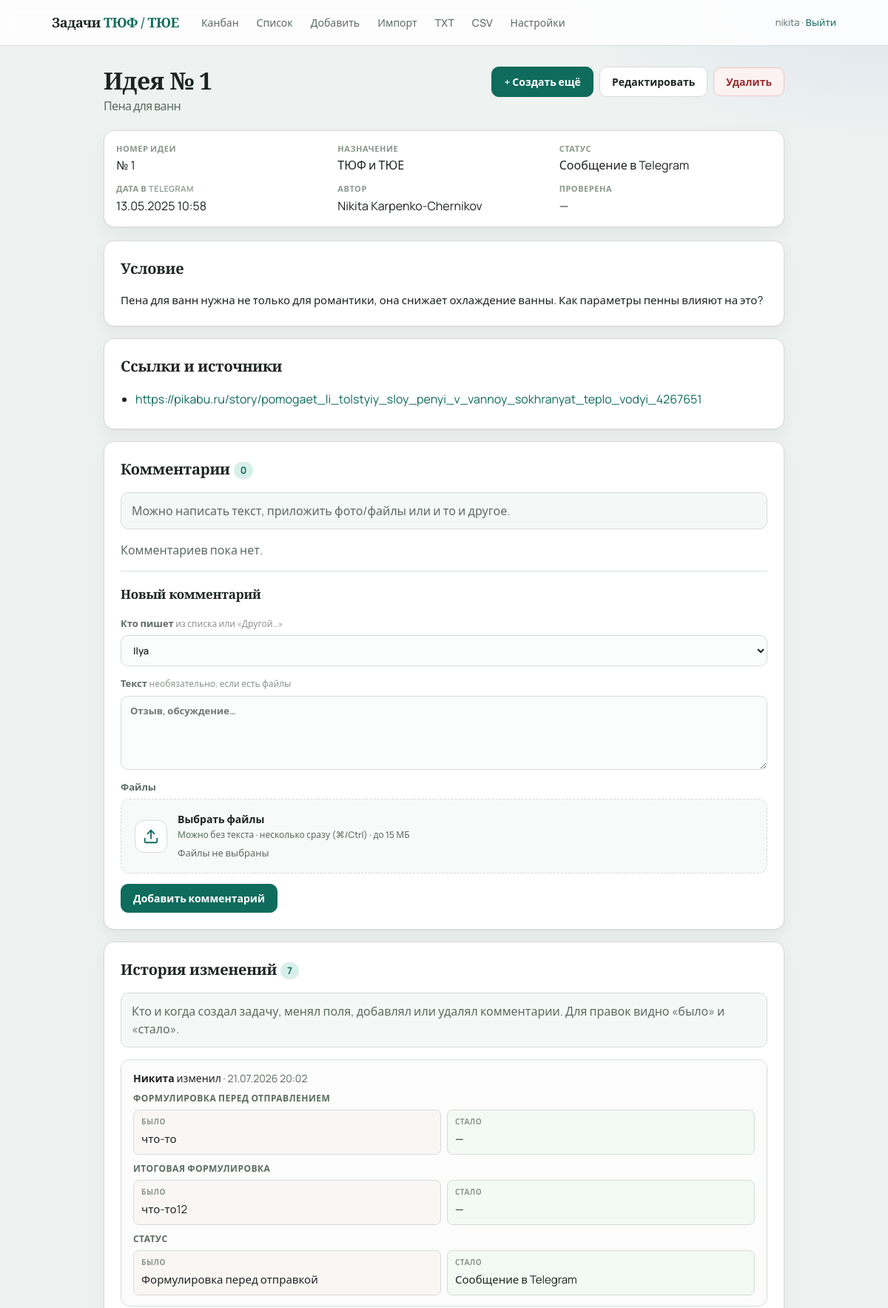
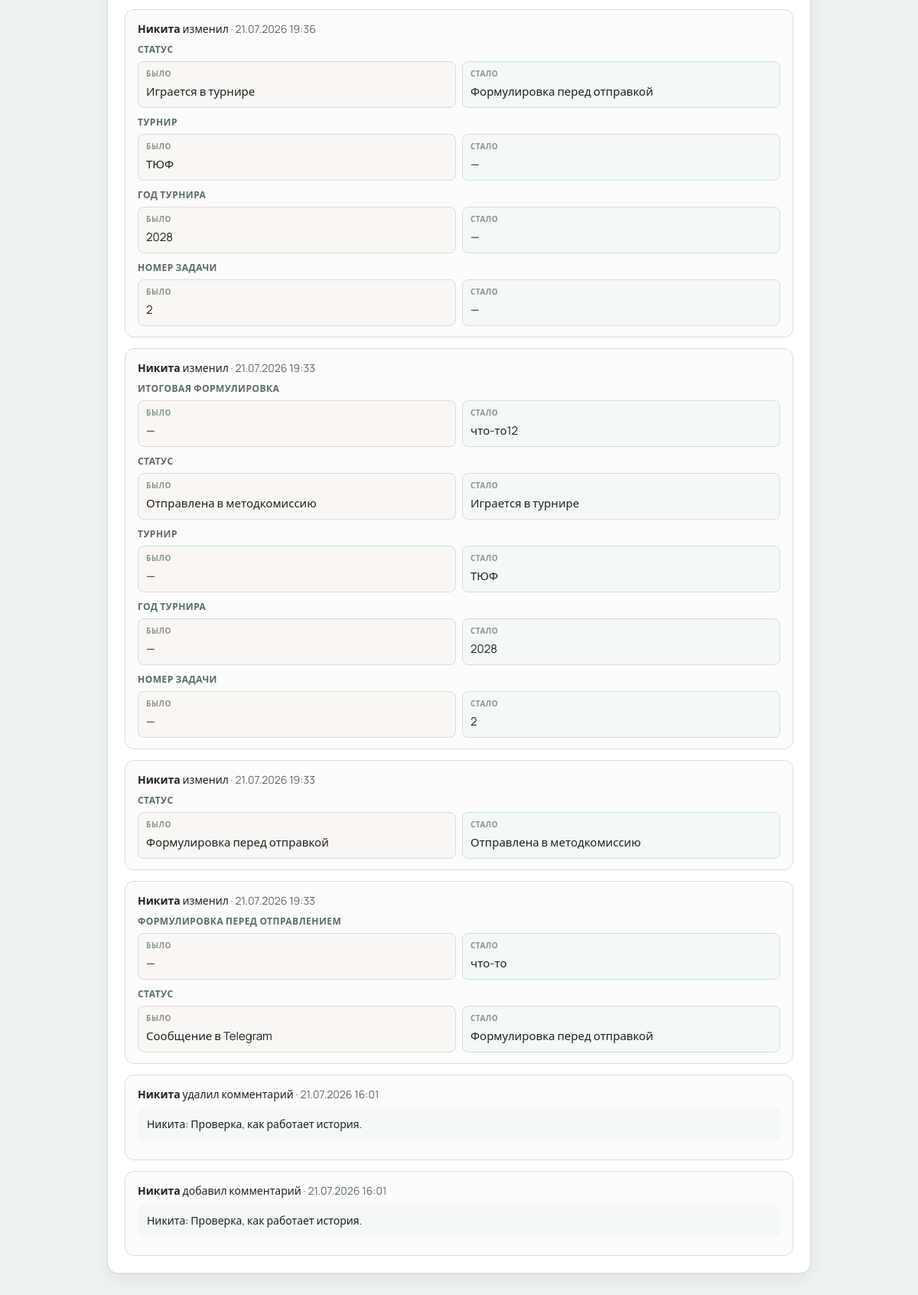
Page /tasks/1 (signed in) on the committed database (2 pictures, top to bottom).
### app/models.py (models this page shows)
class Task(Base):
    __tablename__ = "tasks"
    id = Column(Integer, primary_key=True, autoincrement=True)
    idea_number = Column(Integer, nullable=True, index=True)
    title = Column(String(500), nullable=True)
    condition = Column(Text, nullable=True)
    formulirovka = Column(Text, nullable=True)
    itogovaya_formulirovka = Column(Text, nullable=True)
    author = Column(String(100), nullable=True)
    naznachenie = Column(String(50), nullable=True)
    status = Column(String(50), default="tg", index=True)
    proverena = Column(String(20), nullable=True)
    archived = Column(Boolean, default=False, nullable=False)
    video_url = Column(String(1000), nullable=True)
    tags = Column(String(500), nullable=True)
    sources = Column(Text, nullable=True)
    telegram_url = Column(String(1000), nullable=True)
    telegram_datetime = Column(DateTime, nullable=False)
    answer_options = Column(Text, nullable=True)
    turnir = Column(String(20), nullable=True)
    turnir_year = Column(Integer, nullable=True)
    task_number = Column(Integer, nullable=True)
    etap_kk = Column(String(20), nullable=True)
    created_at = Column(DateTime, default=datetime.utcnow)
    updated_at = Column(DateTime, default=datetime.utcnow, onupdate=datetime.utcnow)
    comments = relationship(
        "Comment", back_populates="task", cascade="all, delete-orphan", order_by="Comment.created_at"
    )
    history = relationship(
        "TaskHistory",
        back_populates="task",
        cascade="all, delete-orphan",
        order_by="TaskHistory.created_at.desc()",
    )
    attachments = relationship(
        "Attachment",
        back_populates="task",
        cascade="all, delete-orphan",
        order_by="Attachment.created_at",
    )

class TaskHistory(Base):
    __tablename__ = "task_history"
    id = Column(Integer, primary_key=True, autoincrement=True)
    task_id = Column(Integer, ForeignKey("tasks.id", ondelete="CASCADE"), index=True, nullable=False)
    user = Column(String(100), nullable=False)
    action = Column(String(50), nullable=False)
    summary = Column(Text, nullable=True)
    changes_json = Column(Text, nullable=True)
    created_at = Column(DateTime, default=datetime.utcnow, index=True)
    task = relationship("Task", back_populates="history")

### app/routes.py (the view)
@router.get("/tasks/{task_id}", response_class=HTMLResponse)
def task_detail(
    request: Request,
    task_id: int,
    db: Session = Depends(get_db),
    created: str = Query(None),
):
    user = login_required(request)
    if not user:
        return RedirectResponse("/login", status_code=303)
    task = db.query(Task).options(
        joinedload(Task.comments).joinedload(Comment.attachments),
        joinedload(Task.attachments),
        joinedload(Task.history),
    ).filter(Task.id == task_id).first()
    if not task:
        raise HTTPException(status_code=404, detail="Задача не найдена")
    history = []
    for entry in sorted(task.history, key=lambda e: e.created_at or datetime.min, reverse=True):
        history.append({
            "entry": entry,
            "action_label": action_label(entry.action),
            "changes": parse_changes(entry),
        })
    task_files = [a for a in task.attachments if a.comment_id is None]
    attach_idea_occurrences(db, [task])
    return templates.TemplateResponse(
        request,
        "detail.html",
        {
            "user": user,
            "task": task,
            "task_files": task_files,
            "just_created": created == "1",
            "naznachenie_labels": NAZNACHENIE_LABELS,
            "status_labels": STATUS_LABELS,
            "proverena_labels": PROVERENA_LABELS,
            "format_igraetsya": format_igraetsya,
            "format_idea_label": format_idea_label,
            "format_idea_title": format_idea_title,
            "authors": _author_suggestions(db),
            "default_comment_author": DEFAULT_COMMENT_AUTHOR,
            "history": history,
        },
    )

### app/templates/detail.html (shortened to what this page needs)
{% extends "base.html" %}
{% from "macros.html" import file_picker, attachment_list, author_field with context %}
{% block content %}
<div class="page-header">
  <h1>
    {{ format_idea_title(task) }}
    {% if task.title %}<span class="subtitle">{{ task.title }}</span>{% endif %}
  </h1>
  <div class="actions-inline">
    <a href="/new" class="btn primary">+ Создать ещё</a>
    <a href="/tasks/{{ task.id }}/edit" class="btn secondary">Редактировать</a>
    <form method="post" action="/tasks/{{ task.id }}/delete" onsubmit="return confirm('Удалить задачу?')">
      <button type="submit" class="btn danger">Удалить</button>
    </form>
  </div>
</div>
<div class="meta-grid">
  <div><span class="label">Номер идеи</span>{{ format_idea_label(task) }}</div>
  <div><span class="label">Назначение</span>{{ naznachenie_labels.get(task.naznachenie or '', '—') }}</div>
  <div><span class="label">Статус</span>{{ status_labels.get(task.status, task.status) }}</div>
  <div><span class="label">Дата в Telegram</span>{{ task.telegram_datetime.strftime('%d.%m.%Y %H:%M') }}</div>
  <div><span class="label">Автор</span>{{ task.author or '—' }}</div>
  <div><span class="label">Проверена</span>{{ proverena_labels.get(task.proverena or '', '—') }}</div>
  {% set ig = format_igraetsya(task) %}
</div>
<section class="card">
  <h2>Условие</h2>
  <div class="pre-wrap">{{ task.condition or '—' }}</div>
</section>
<section class="card">
  <h2>Ссылки и источники</h2>
  {% if task.sources %}
  <ul class="links">
    {% for src in task.sources.splitlines() %}
    {% if src.strip() %}
    <li><a href="{{ src.strip() }}" target="_blank" rel="noopener">{{ src.strip() }}</a></li>
    {% endif %}
    {% endfor %}
  </ul>
  {% else %}
  <p class="muted">Пока нет. Добавьте через «Редактировать».</p>
  {% endif %}
</section>
<section class="card" id="comments">
  <h2>Комментарии <span class="count-pill">{{ task.comments|length }}</span></h2>
  <p class="muted help-box">
    Можно написать текст, приложить фото/файлы или и то и другое.
  </p>
  {% if task.comments %}
  <div class="comments">
    {% for c in task.comments %}
    <div class="comment">
      <div class="comment-meta">
        <strong>{{ c.author }}</strong>
        · {{ c.created_at.strftime('%d.%m.%Y %H:%M') }}
        <form method="post" action="/tasks/{{ task.id }}/comments/{{ c.id }}/delete" class="comment-delete"
              onsubmit="return confirm('Удалить этот комментарий?')">
          <button type="submit" class="btn btn-sm danger">Удалить</button>
        </form>
      </div>
      {% if c.text %}
      <div class="comment-text">{{ c.text }}</div>
      {% elif c.attachments %}
      <div class="comment-text muted">Без текста · только вложение</div>
      {% endif %}
      {{ attachment_list(c.attachments, compact=true) }}
    </div>
    {% endfor %}
  </div>
  {% else %}
  <p class="muted">Комментариев пока нет.</p>
  {% endif %}
  <form method="post" action="/tasks/{{ task.id }}/comments" class="comment-form" enctype="multipart/form-data">
    <h3>Новый комментарий</h3>
    <label>Кто пишет
      <span class="hint">из списка или «Другой…»</span>
      {{ author_field('author', default_comment_author, 'Имя нового автора', true) }}
    </label>
    <label>Текст
      <span class="hint">необязательно, если есть файлы</span>
      <textarea name="text" rows="4" placeholder="Отзыв, обсуждение…"></textarea>
    </label>
    <div class="field-block">
      <div class="field-label">Файлы</div>
      {{ file_picker('comment_files', 'Можно без текста · несколько сразу (⌘/Ctrl) · до 15 МБ') }}
    </div>
    <button type="submit" class="btn primary">Добавить комментарий</button>
  </form>
</section>
<section class="card" id="history">
  <h2>История изменений <span class="count-pill">{{ history|length }}</span></h2>
  <p class="muted help-box">
    Кто и когда создал задачу, менял поля, добавлял или удалял комментарии. Для правок видно «было» и «стало».
  </p>
  {% if history %}
  <div class="history-list">
    {% for item in history %}
    <article class="history-item">
      <div class="history-meta">
        <strong>{{ item.entry.user }}</strong>
        {{ item.action_label }}
        <span class="muted">· {{ item.entry.created_at.strftime('%d.%m.%Y %H:%M') }}</span>
      </div>
      {% if item.entry.summary %}
      <div class="history-summary pre-wrap">{{ item.entry.summary }}</div>
      {% endif %}
      {% if item.changes %}
      <ul class="history-changes">
        {% for change in item.changes %}
        <li>
          <div class="history-field">{{ change.label }}</div>
          {% if item.entry.action == 'created' %}
          <div class="history-diff history-diff-single">
            <div class="history-new"><span class="label">Значение</span><div class="pre-wrap">{{ change.new }}</div></div>
          </div>
          {% else %}
          <div class="history-diff">
            <div class="history-old"><span class="label">Было</span><div class="pre-wrap">{{ change.old }}</div></div>
            <div class="history-new"><span class="label">Стало</span><div class="pre-wrap">{{ change.new }}</div></div>
          </div>
          {% endif %}
        </li>
        {% endfor %}
      </ul>
      {% endif %}
    </article>
    {% endfor %}
  </div>
  {% else %}
  <p class="muted">Пока пусто — история начнёт копиться с новых правок.</p>
  {% endif %}
</section>
{% endblock %}

### rows in the picture
Task: idea_number "Идея № 1", title "Пена для ванн", idea_number "№ 1", get "ТЮФ и ТЮЕ", get "Сообщение в Telegram", telegram_datetime "13.05.2025 10:58", author "Nikita Karpenko-Chernikov", get "—", condition "Пена для ванн нужна не только для романтики, она снижает охлаждение ванны. Как параметры пенны влияют на это?", strip "https://pikabu.ru/story/pomogaet_li_tolstyiy_sloy_penyi_v_vannoy_sokhranyat_teplo_vodyi_4267651"
TaskHistory: entry.user "Никита", entry.created_at "21.07.2026 20:02"
TaskHistory: entry.user "Никита", entry.created_at "21.07.2026 19:36"
TaskHistory: entry.user "Никита", entry.created_at "21.07.2026 19:33"
TaskHistory: entry.user "Никита", entry.created_at "21.07.2026 19:33"
TaskHistory: entry.user "Никита", entry.created_at "21.07.2026 19:33"
TaskHistory: entry.user "Никита", entry.created_at "21.07.2026 16:01", entry.summary "Никита: Проверка, как работает история."
TaskHistory: entry.user "Никита", entry.created_at "21.07.2026 16:01", entry.summary "Никита: Проверка, как работает история."

### other values in the picture
{{ user }} "nikita"
{{ task.comments|length }} "0"
{{ hint }} "Можно без текста · несколько сразу (⌘/Ctrl) · до 15 МБ"
{{ history|length }} "7"
{{ item.action_label }} "изменил" "изменил" "изменил" "изменил" "изменил" "удалил комментарий" "добавил комментарий"
{{ change.label }} "ФОРМУЛИРОВКА ПЕРЕД ОТПРАВЛЕНИЕМ" "ИТОГОВАЯ ФОРМУЛИРОВКА" "СТАТУС" "СТАТУС" "ТУРНИР" "ГОД ТУРНИРА" "НОМЕР ЗАДАЧИ" "ИТОГОВАЯ ФОРМУЛИРОВКА" "СТАТУС" "ТУРНИР" "ГОД ТУРНИРА" "НОМЕР ЗАДАЧИ" "СТАТУС" "ФОРМУЛИРОВКА ПЕРЕД ОТПРАВЛЕНИЕМ" "СТАТУС"
{{ change.old }} "что-то" "что-то12" "Формулировка перед отправкой" "Играется в турнире" "ТЮФ" "2028" "2" "—" "Отправлена в методкомиссию" "—" "—" "—" "Формулировка перед отправкой" "—" "Сообщение в Telegram"
{{ change.new }} "—" "—" "Сообщение в Telegram" "Формулировка перед отправкой" "—" "—" "—" "что-то12" "Играется в турнире" "ТЮФ" "2028" "2" "Отправлена в методкомиссию" "что-то" "Формулировка перед отправкой"
form field author "Ilya"
